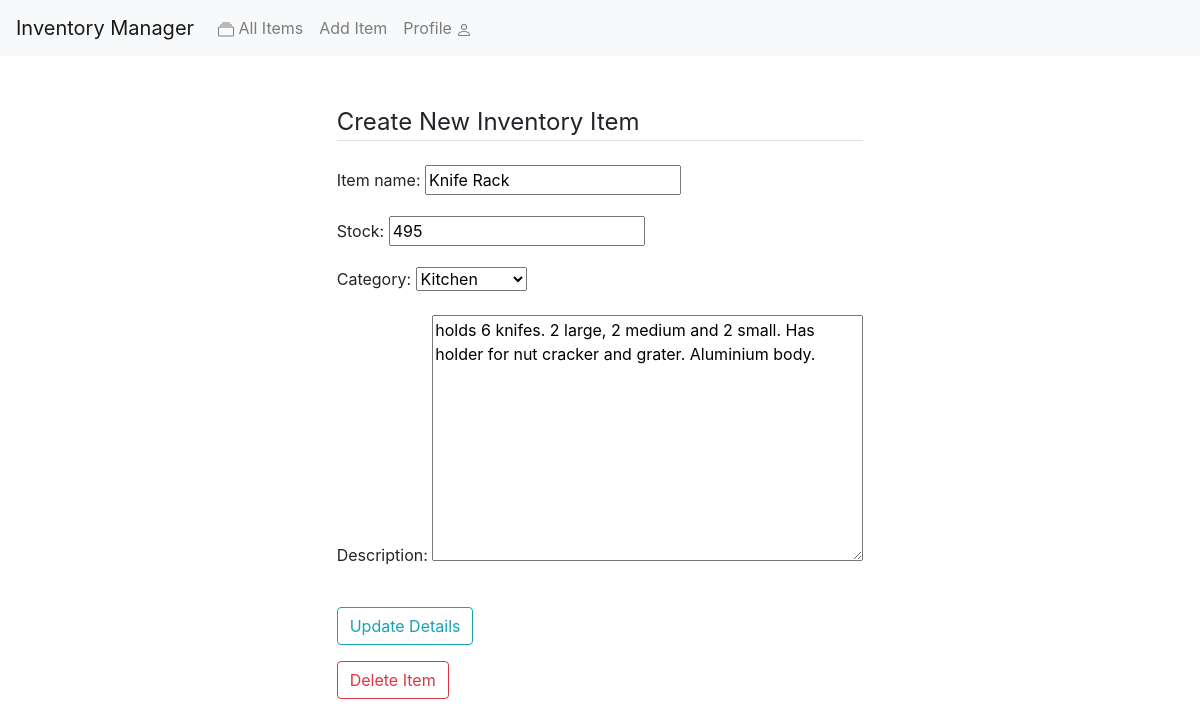
The app's page /19/update (signed in) with its own data.
### inventory/models.py (models this page shows, shortened)
class Inventory(models.Model):
    item_name = models.CharField(max_length=50)
    description = models.TextField(default="This Item has no Description")
    stock = models.PositiveIntegerField()
    date_posted = models.DateTimeField(auto_now_add=True)
    category = models.ForeignKey(
        Category, on_delete=models.CASCADE, related_name="category_items")
    owner = models.ForeignKey(
        Moderator, on_delete=models.CASCADE, related_name="uploaded_items")
    class Meta:
        unique_together = ('category', 'item_name', 'description', 'owner')

### inventory/views.py (the view, shortened to what this page needs)
# urls.py: path('<int:pk>/update', ItemUpdateView.as_view(), name='item-update'),
class ItemUpdateView(LoginRequiredMixin, UserPassesTestMixin, UpdateView):
    model = Inventory
    template_name = 'inventory/inventory_item_update.html'
    fields = ['item_name', 'stock', 'category', 'description']
    def test_func(self):
        item = self.get_object()
        return user_is_owner(item, self.request.user)

### inventory/models.py (called while the page is built)
    def __str__(self):
        return self.category_name

### inventory/views.py (called while the page is built)
def user_is_owner(item, user):
    if(item.owner.user == user):
        return True
    else:
        return False

### inventory/templates/inventory/inventory_item_update.html (shortened to what this page needs)
{% extends "inventory/base.html" %} {% block content %}
<div class="content-section">
  <form method="POST" style="flex-direction: column; display: flex">
    <fieldset class="form-group">
      <legend class="border-bottom mb-4">Create New Inventory Item</legend>
      {{form.as_p}}
    </fieldset>
    <div class="form-group">
      <button class="btn btn-outline-info" type="submit">Update Details</button>
    </div>
    <div class="form-group">
      <a class="btn btn-outline-danger" href="/inventory/{{object.id}}/delete">
        Delete Item</a
      >
    </div>
  </form>
</div>
{% endblock content %}

### records on screen
Inventory: item_name "Knife Rack", stock "495", category "Kitchen", description "holds 6 knifes. 2 large, 2 medium and 2 small. Has holder for nut cracker and grater. Aluminium body."
